Frame 1 (no input): blank canvas, image omitted
Frame 60 (the mouse pressed at the canvas centre just before this capture): blank canvas, image omitted
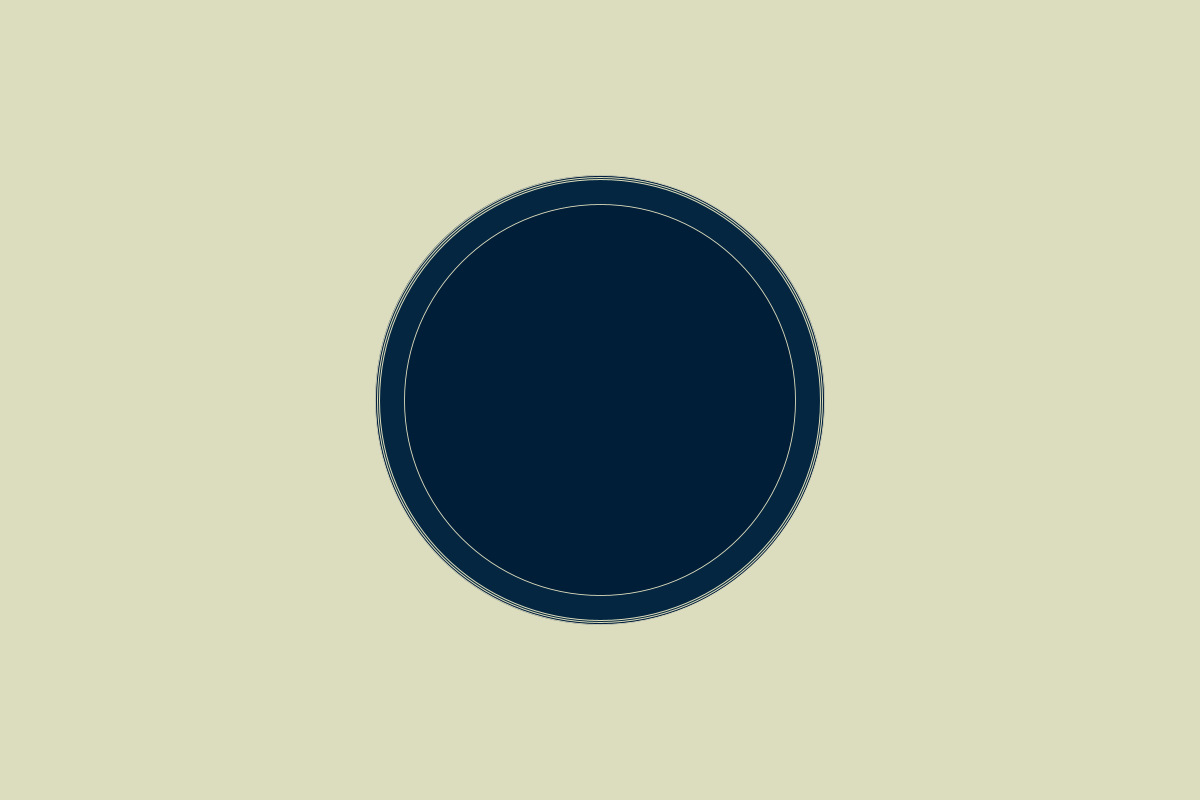
Frame 120 (the mouse held since frame 60 and released just before this capture)

The Processing sketch whose frames 1 and 60 were blank and that drew this single picture after the mouse press (run headless with seeded random() and noise(); from frame 60 on, the mouse is pressed at the canvas centre):

// Processing sketch: processing_60857
// ── processing_60857.pde

void setup(){
 background(220,220,190);
 size(1200, 800);
 smooth();
 noCursor();
}
 
int stil=1;
 
void draw(){
  float c1 = random(0,10);
  float c2 = random(30,45);
  float c3 = random(55,65);
  
  float c4 = random(0,10);
  float c5 = random(95,110);
  float c6 = random(110,125);
  
  float c7 = random(125,135);
  float c8 = random(160,170);
  float c9 = random(0,10);
  
  float c10 = random(180,190);
  float c11 = random(185,195);
  float c12 = random(65,80);
  
  float c13 = random(235,245);
  float c14 = random(235,245);
  float c15 = random(200,210);


  float r1 = random(150,250);
  float r2 = random(50,150);
  
  if(mousePressed){
    if(stil == 1){
    strokeWeight(random(0.5,1.5));
    stroke(220,220,190);
    fill(c1, c2, c3);
    ellipse(mouseX, mouseY, mouseX-r1, mouseX-r1);
  }
  
  
    if(stil == 2){
    strokeWeight(random(0.5,1.5));
    stroke(220,220,190);
    fill(c4, c5, c6);
    ellipse(mouseX, mouseY, mouseX-r1, mouseX-r1);
    ellipse(width-mouseX, height-mouseY, mouseX-r2, mouseX-r2);
  }
 
  
    if(stil == 3){
        float y = sin(frameCount/12.0)*50;
        float x = cos(frameCount/12.0)*50;
        float r = sin(frameCount/10.0)*50+50;
        float r3 = random(50,65);
        float r4 = random(15,25);
        
        stroke(220,220,190);
        fill(c7,c8,c9);
        ellipse(mouseX+x,mouseY+y,r3,r3);
        
        float y2 = y+ sin(frameCount/5.0)*50;
        float x2 = x+ cos(frameCount/2.5)*50;
  
        stroke(220,220,190);
        fill(c10,c11,c12);
        ellipse(mouseX+x2,mouseY+y2,r4,r4);
  }
  
      if(stil == 4){
        float y = sin(frameCount/8.0)*50;
        float x = cos(frameCount/8.0)*50;
        float r = sin(frameCount/15.0)*50+50;
        float r3 = random(10,15);
        float r4 = random(5,10);
        float y2 = y+ sin(frameCount*15.0)*50;
        float x2 = x+ cos(frameCount/2.5)*50;
        
        line(mouseX+x2,mouseY+y2,mouseX+x,mouseY+y);
        
        stroke(c1,c2,c3);
        fill(220,220,190);
        ellipse(mouseX+x,mouseY+y,r3,r3);
  
        stroke(c1,c2,c3);
        fill(220,220,190);
        ellipse(mouseX+x2,mouseY+y2,r4,r4);
        
  }
  
  
    if(stil == 5){
        float y = sin(frameCount/8.0)*50;
        float x = cos(frameCount/8.0)*50;
        float r = sin(frameCount/15.0)*50+50;
        float r3 = random(10,15);
        float r4 = random(5,10);
        float y2 = y+ sin(frameCount*15.0)*50;
        float x2 = x+ cos(frameCount/2.5)*50;
        
        noFill();
        stroke(c7,c8,c9);
        strokeWeight(random(0.5,2.0));
        bezier(mouseX+x2,mouseY+y2,mouseX+x,mouseY+y,mouseX-r3,mouseY-r4,mouseX-r4,mouseY-r3); 
  }
  }
  
  
  if(keyPressed){
    if(key==' '){
    background(220,220,190);
  }
  }
  
}



void keyPressed(){
  if (key == '1') { 
         stil = 1 ; 
       }

  if (key == '2') { 
         stil = 2 ; 
       }
  
  if (key == '3') { 
         stil = 3 ; 
       }
  
  if (key == '4') { 
         stil = 4 ; 
       }
  
  if (key == '5') { 
         stil = 5 ; 
       }
}
